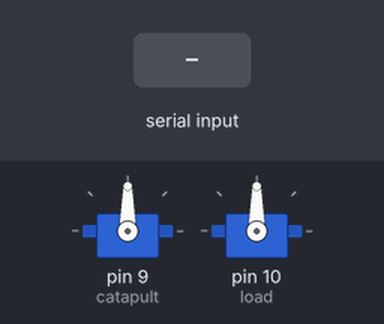
Simulated run of this sketch. Board: Arduino Uno, built with avr-gcc and run on an emulated ATmega328P. On the bench: 2 × servo. The test bench sets the inputs (shaded band).

Above: at 1.2 s.
1.3 s: "F" received over Serial
At 1.9 s:
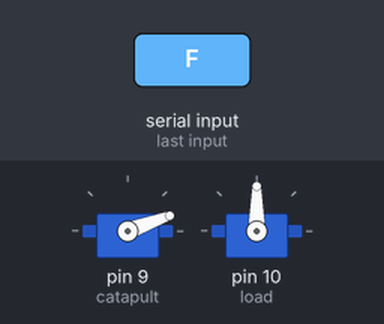
At 5.4 s:
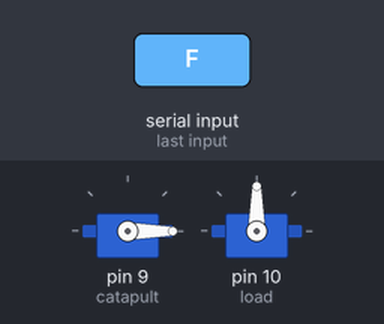
Timing chart, 0 to 7.8 s (numbered marks = the images above; inputs shaded):
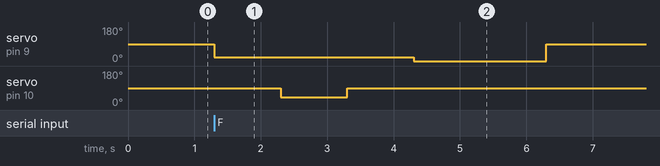

Measured:
- after the input at 1.3 s, servo on pin 9 (catapult): 90° → 20° at once, → 0° 3.0 s later, → 90° 2.0 s later; servo on pin 10 (load): 90° → 40° after 1.0 s, → 90° 1.0 s later

The sketch:

candy-launcher-arduino.ino
```cpp
#include <Servo.h>
Servo catapult;
Servo load;
int c;
String input ="";
bool fire;
void setup() {
  Serial.begin(9600);
  catapult.attach(9);
  load.attach(10);
  load.write(90);
  catapult.write(90);
}


void loop() {
  while (Serial.available()) {
    c = Serial.read();
    if(c == 'F'){
      fire=true;
    }
  }
  if (fire){
    catapult.write(20);
    delay(1000);
    load.write(40);
    delay(1000);
    load.write(90);
    delay(1000);
    catapult.write(0);
    delay(2000);
    catapult.write(90);
    fire = false;
  }
}
```
